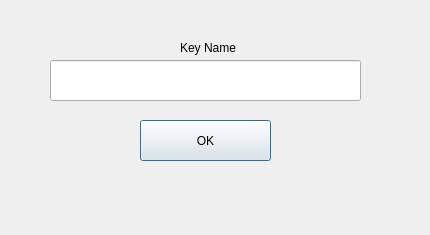
<?xml version="1.0" encoding="UTF-8"?>
<ui version="4.0">
 <class>Dialog</class>
 <widget class="QDialog" name="Dialog">
  <property name="geometry">
   <rect>
    <x>0</x>
    <y>0</y>
    <width>430</width>
    <height>235</height>
   </rect>
  </property>
  <property name="windowTitle">
   <string>Dialog</string>
  </property>
  <widget class="QLineEdit" name="lineEdit">
   <property name="geometry">
    <rect>
     <x>50</x>
     <y>60</y>
     <width>311</width>
     <height>41</height>
    </rect>
   </property>
  </widget>
  <widget class="QPushButton" name="pushButton">
   <property name="geometry">
    <rect>
     <x>140</x>
     <y>120</y>
     <width>131</width>
     <height>41</height>
    </rect>
   </property>
   <property name="text">
    <string>OK</string>
   </property>
  </widget>
  <widget class="QLabel" name="label">
   <property name="geometry">
    <rect>
     <x>180</x>
     <y>40</y>
     <width>81</width>
     <height>16</height>
    </rect>
   </property>
   <property name="text">
    <string>Key Name</string>
   </property>
  </widget>
 </widget>
 <resources/>
 <connections/>
</ui>
